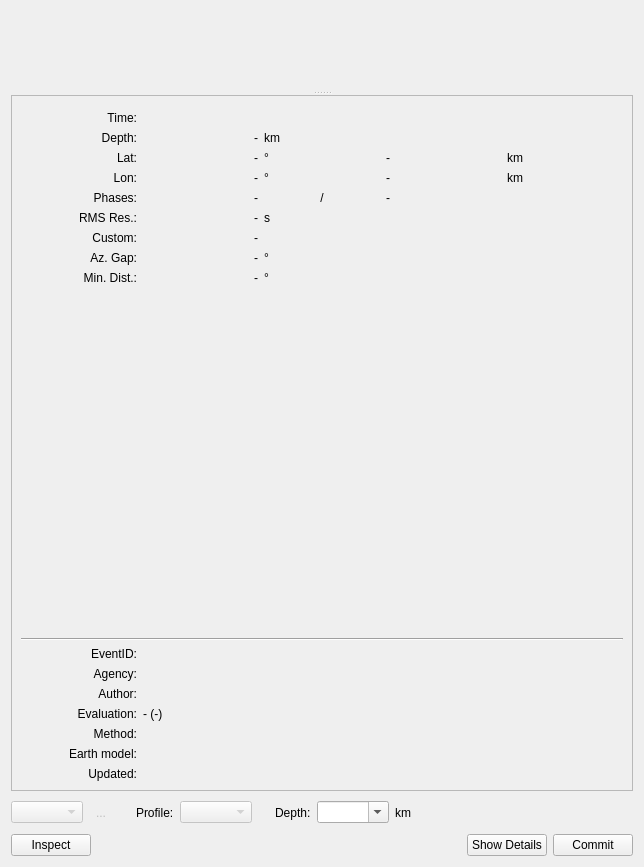
<?xml version="1.0" encoding="UTF-8"?>
<ui version="4.0">
 <class>Associator</class>
 <widget class="QWidget" name="Associator">
  <property name="geometry">
   <rect>
    <x>0</x>
    <y>0</y>
    <width>644</width>
    <height>867</height>
   </rect>
  </property>
  <property name="windowTitle">
   <string>Manual Associator</string>
  </property>
  <layout class="QVBoxLayout" name="verticalLayout_2">
   <item>
    <widget class="Seiscomp::Applications::TraceView::StatusLabel" name="labelMessage">
     <property name="text">
      <string/>
     </property>
     <property name="wordWrap">
      <bool>true</bool>
     </property>
    </widget>
   </item>
   <item>
    <widget class="QSplitter" name="splitter">
     <property name="orientation">
      <enum>Qt::Vertical</enum>
     </property>
     <widget class="QFrame" name="framePicks">
      <property name="sizePolicy">
       <sizepolicy hsizetype="Preferred" vsizetype="Preferred">
        <horstretch>0</horstretch>
        <verstretch>0</verstretch>
       </sizepolicy>
      </property>
      <property name="frameShape">
       <enum>QFrame::NoFrame</enum>
      </property>
      <property name="frameShadow">
       <enum>QFrame::Sunken</enum>
      </property>
     </widget>
     <widget class="QFrame" name="frame">
      <property name="sizePolicy">
       <sizepolicy hsizetype="Preferred" vsizetype="Preferred">
        <horstretch>0</horstretch>
        <verstretch>0</verstretch>
       </sizepolicy>
      </property>
      <property name="frameShape">
       <enum>QFrame::StyledPanel</enum>
      </property>
      <property name="frameShadow">
       <enum>QFrame::Raised</enum>
      </property>
      <layout class="QVBoxLayout" name="verticalLayout">
       <property name="margin">
        <number>0</number>
       </property>
       <item>
        <widget class="QFrame" name="frameMap">
         <property name="frameShape">
          <enum>QFrame::NoFrame</enum>
         </property>
         <property name="frameShadow">
          <enum>QFrame::Sunken</enum>
         </property>
        </widget>
       </item>
       <item>
        <widget class="QFrame" name="frameOriginInfo">
         <property name="sizePolicy">
          <sizepolicy hsizetype="Preferred" vsizetype="Preferred">
           <horstretch>0</horstretch>
           <verstretch>0</verstretch>
          </sizepolicy>
         </property>
         <property name="frameShape">
          <enum>QFrame::NoFrame</enum>
         </property>
         <property name="frameShadow">
          <enum>QFrame::Sunken</enum>
         </property>
         <layout class="QGridLayout" name="_2">
          <property name="margin">
           <number>9</number>
          </property>
          <property name="spacing">
           <number>6</number>
          </property>
          <item row="7" column="0">
           <widget class="QLabel" name="label_7">
            <property name="text">
             <string> Az. Gap:</string>
            </property>
            <property name="alignment">
             <set>Qt::AlignRight|Qt::AlignTrailing|Qt::AlignVCenter</set>
            </property>
           </widget>
          </item>
          <item row="17" column="1" colspan="4">
           <widget class="QLabel" name="labelModified">
            <property name="text">
             <string/>
            </property>
           </widget>
          </item>
          <item row="6" column="1">
           <widget class="QLabel" name="labelComment">
            <property name="text">
             <string>-</string>
            </property>
            <property name="alignment">
             <set>Qt::AlignRight|Qt::AlignTrailing|Qt::AlignVCenter</set>
            </property>
           </widget>
          </item>
          <item row="5" column="2">
           <widget class="QLabel" name="labelStdErrorUnit">
            <property name="text">
             <string>s</string>
            </property>
           </widget>
          </item>
          <item row="3" column="2">
           <widget class="QLabel" name="labelLongitudeUnit">
            <property name="text">
             <string>°</string>
            </property>
           </widget>
          </item>
          <item row="5" column="1">
           <widget class="QLabel" name="labelStdError">
            <property name="text">
             <string>-</string>
            </property>
            <property name="alignment">
             <set>Qt::AlignRight|Qt::AlignTrailing|Qt::AlignVCenter</set>
            </property>
           </widget>
          </item>
          <item row="15" column="1" colspan="4">
           <widget class="QLabel" name="labelMethod">
            <property name="sizePolicy">
             <sizepolicy hsizetype="Ignored" vsizetype="Preferred">
              <horstretch>0</horstretch>
              <verstretch>0</verstretch>
             </sizepolicy>
            </property>
            <property name="text">
             <string/>
            </property>
           </widget>
          </item>
          <item row="11" column="1" colspan="4">
           <widget class="QLabel" name="labelEventID">
            <property name="sizePolicy">
             <sizepolicy hsizetype="Ignored" vsizetype="Preferred">
              <horstretch>0</horstretch>
              <verstretch>0</verstretch>
             </sizepolicy>
            </property>
            <property name="text">
             <string/>
            </property>
           </widget>
          </item>
          <item row="3" column="1">
           <widget class="QLabel" name="labelLongitude">
            <property name="text">
             <string>-</string>
            </property>
            <property name="alignment">
             <set>Qt::AlignRight|Qt::AlignTrailing|Qt::AlignVCenter</set>
            </property>
           </widget>
          </item>
          <item row="13" column="0">
           <widget class="QLabel" name="lbUser">
            <property name="text">
             <string>Author:</string>
            </property>
            <property name="alignment">
             <set>Qt::AlignRight|Qt::AlignTrailing|Qt::AlignVCenter</set>
            </property>
           </widget>
          </item>
          <item row="8" column="1">
           <widget class="QLabel" name="labelMinDist">
            <property name="text">
             <string>-</string>
            </property>
            <property name="alignment">
             <set>Qt::AlignRight|Qt::AlignTrailing|Qt::AlignVCenter</set>
            </property>
           </widget>
          </item>
          <item row="1" column="1">
           <widget class="QLabel" name="labelDepth">
            <property name="text">
             <string>-</string>
            </property>
            <property name="alignment">
             <set>Qt::AlignRight|Qt::AlignTrailing|Qt::AlignVCenter</set>
            </property>
           </widget>
          </item>
          <item row="1" column="2">
           <widget class="QLabel" name="labelDepthUnit">
            <property name="text">
             <string>km</string>
            </property>
           </widget>
          </item>
          <item row="2" column="1">
           <widget class="QLabel" name="labelLatitude">
            <property name="text">
             <string>-</string>
            </property>
            <property name="alignment">
             <set>Qt::AlignRight|Qt::AlignTrailing|Qt::AlignVCenter</set>
            </property>
           </widget>
          </item>
          <item row="3" column="4">
           <widget class="QLabel" name="labelLongitudeErrorUnit">
            <property name="text">
             <string>km</string>
            </property>
           </widget>
          </item>
          <item row="0" column="0">
           <widget class="QLabel" name="label_15">
            <property name="text">
             <string>Time:</string>
            </property>
            <property name="alignment">
             <set>Qt::AlignRight|Qt::AlignTrailing|Qt::AlignVCenter</set>
            </property>
           </widget>
          </item>
          <item row="2" column="2">
           <widget class="QLabel" name="labelLatitudeUnit">
            <property name="text">
             <string>°</string>
            </property>
           </widget>
          </item>
          <item row="0" column="1" colspan="4">
           <widget class="QLabel" name="labelTime">
            <property name="text">
             <string/>
            </property>
            <property name="alignment">
             <set>Qt::AlignLeading|Qt::AlignLeft|Qt::AlignVCenter</set>
            </property>
           </widget>
          </item>
          <item row="1" column="0">
           <widget class="QLabel" name="label_12">
            <property name="text">
             <string>Depth:</string>
            </property>
            <property name="alignment">
             <set>Qt::AlignRight|Qt::AlignTrailing|Qt::AlignVCenter</set>
            </property>
           </widget>
          </item>
          <item row="2" column="4">
           <widget class="QLabel" name="labelLatitudeErrorUnit">
            <property name="text">
             <string>km</string>
            </property>
           </widget>
          </item>
          <item row="3" column="0">
           <widget class="QLabel" name="label_11">
            <property name="text">
             <string>Lon:</string>
            </property>
            <property name="alignment">
             <set>Qt::AlignRight|Qt::AlignTrailing|Qt::AlignVCenter</set>
            </property>
           </widget>
          </item>
          <item row="1" column="4">
           <widget class="QLabel" name="labelDepthErrorUnit">
            <property name="text">
             <string/>
            </property>
           </widget>
          </item>
          <item row="3" column="3">
           <widget class="QLabel" name="labelLongitudeError">
            <property name="text">
             <string>-</string>
            </property>
            <property name="alignment">
             <set>Qt::AlignLeading|Qt::AlignLeft|Qt::AlignVCenter</set>
            </property>
           </widget>
          </item>
          <item row="7" column="1">
           <widget class="QLabel" name="labelAzimuthGap">
            <property name="text">
             <string>-</string>
            </property>
            <property name="alignment">
             <set>Qt::AlignRight|Qt::AlignTrailing|Qt::AlignVCenter</set>
            </property>
           </widget>
          </item>
          <item row="1" column="3">
           <widget class="QLabel" name="labelDepthError">
            <property name="text">
             <string/>
            </property>
            <property name="alignment">
             <set>Qt::AlignLeading|Qt::AlignLeft|Qt::AlignVCenter</set>
            </property>
           </widget>
          </item>
          <item row="4" column="0">
           <widget class="QLabel" name="label_8">
            <property name="text">
             <string>Phases:</string>
            </property>
            <property name="alignment">
             <set>Qt::AlignRight|Qt::AlignTrailing|Qt::AlignVCenter</set>
            </property>
           </widget>
          </item>
          <item row="10" column="0" colspan="5">
           <widget class="QFrame" name="frameInfoSeparator">
            <property name="frameShape">
             <enum>QFrame::HLine</enum>
            </property>
            <property name="frameShadow">
             <enum>QFrame::Sunken</enum>
            </property>
           </widget>
          </item>
          <item row="4" column="2">
           <widget class="QLabel" name="labelNumPhasesUnit">
            <property name="text">
             <string>/</string>
            </property>
            <property name="alignment">
             <set>Qt::AlignCenter</set>
            </property>
           </widget>
          </item>
          <item row="8" column="0">
           <widget class="QLabel" name="label_9">
            <property name="text">
             <string>Min. Dist.:</string>
            </property>
            <property name="alignment">
             <set>Qt::AlignRight|Qt::AlignTrailing|Qt::AlignVCenter</set>
            </property>
           </widget>
          </item>
          <item row="5" column="0">
           <widget class="QLabel" name="label_13">
            <property name="text">
             <string>RMS Res.:</string>
            </property>
            <property name="alignment">
             <set>Qt::AlignRight|Qt::AlignTrailing|Qt::AlignVCenter</set>
            </property>
           </widget>
          </item>
          <item row="12" column="0">
           <widget class="QLabel" name="lbAgencyID">
            <property name="text">
             <string>Agency:</string>
            </property>
            <property name="alignment">
             <set>Qt::AlignRight|Qt::AlignTrailing|Qt::AlignVCenter</set>
            </property>
           </widget>
          </item>
          <item row="2" column="0">
           <widget class="QLabel" name="label_10">
            <property name="text">
             <string>Lat:</string>
            </property>
            <property name="alignment">
             <set>Qt::AlignRight|Qt::AlignTrailing|Qt::AlignVCenter</set>
            </property>
           </widget>
          </item>
          <item row="7" column="2">
           <widget class="QLabel" name="labelAzimuthGapUnit">
            <property name="text">
             <string>°</string>
            </property>
           </widget>
          </item>
          <item row="15" column="0">
           <widget class="QLabel" name="lbMethod">
            <property name="text">
             <string>Method:</string>
            </property>
            <property name="alignment">
             <set>Qt::AlignRight|Qt::AlignTrailing|Qt::AlignVCenter</set>
            </property>
           </widget>
          </item>
          <item row="14" column="0">
           <widget class="QLabel" name="lbEvaluation">
            <property name="text">
             <string>Evaluation:</string>
            </property>
            <property name="alignment">
             <set>Qt::AlignRight|Qt::AlignTrailing|Qt::AlignVCenter</set>
            </property>
           </widget>
          </item>
          <item row="13" column="1" colspan="4">
           <widget class="QLabel" name="labelUser">
            <property name="sizePolicy">
             <sizepolicy hsizetype="Ignored" vsizetype="Preferred">
              <horstretch>0</horstretch>
              <verstretch>0</verstretch>
             </sizepolicy>
            </property>
            <property name="text">
             <string/>
            </property>
           </widget>
          </item>
          <item row="11" column="0">
           <widget class="QLabel" name="lbEventID">
            <property name="text">
             <string>EventID:</string>
            </property>
            <property name="alignment">
             <set>Qt::AlignRight|Qt::AlignTrailing|Qt::AlignVCenter</set>
            </property>
           </widget>
          </item>
          <item row="14" column="1" colspan="4">
           <widget class="QLabel" name="labelEvaluation">
            <property name="text">
             <string>- (-)</string>
            </property>
           </widget>
          </item>
          <item row="6" column="0">
           <widget class="QLabel" name="lbComment">
            <property name="text">
             <string>Custom:</string>
            </property>
            <property name="alignment">
             <set>Qt::AlignRight|Qt::AlignTrailing|Qt::AlignVCenter</set>
            </property>
           </widget>
          </item>
          <item row="4" column="3">
           <widget class="QLabel" name="labelNumPhasesError">
            <property name="text">
             <string>-</string>
            </property>
            <property name="alignment">
             <set>Qt::AlignLeading|Qt::AlignLeft|Qt::AlignVCenter</set>
            </property>
           </widget>
          </item>
          <item row="8" column="2">
           <widget class="QLabel" name="labelMinDistUnit">
            <property name="text">
             <string>°</string>
            </property>
           </widget>
          </item>
          <item row="17" column="0">
           <widget class="QLabel" name="label_16">
            <property name="text">
             <string>Updated:</string>
            </property>
            <property name="alignment">
             <set>Qt::AlignRight|Qt::AlignTrailing|Qt::AlignVCenter</set>
            </property>
           </widget>
          </item>
          <item row="9" column="0" colspan="5">
           <spacer>
            <property name="orientation">
             <enum>Qt::Vertical</enum>
            </property>
            <property name="sizeHint" stdset="0">
             <size>
              <width>201</width>
              <height>0</height>
             </size>
            </property>
           </spacer>
          </item>
          <item row="16" column="0">
           <widget class="QLabel" name="lbEarthModel">
            <property name="text">
             <string>Earth model:</string>
            </property>
            <property name="alignment">
             <set>Qt::AlignRight|Qt::AlignTrailing|Qt::AlignVCenter</set>
            </property>
           </widget>
          </item>
          <item row="2" column="3">
           <widget class="QLabel" name="labelLatitudeError">
            <property name="text">
             <string>-</string>
            </property>
            <property name="alignment">
             <set>Qt::AlignLeading|Qt::AlignLeft|Qt::AlignVCenter</set>
            </property>
           </widget>
          </item>
          <item row="4" column="1">
           <widget class="QLabel" name="labelNumPhases">
            <property name="text">
             <string>-</string>
            </property>
            <property name="alignment">
             <set>Qt::AlignRight|Qt::AlignTrailing|Qt::AlignVCenter</set>
            </property>
           </widget>
          </item>
          <item row="12" column="1" colspan="4">
           <widget class="QLabel" name="labelAgency">
            <property name="sizePolicy">
             <sizepolicy hsizetype="Ignored" vsizetype="Preferred">
              <horstretch>0</horstretch>
              <verstretch>0</verstretch>
             </sizepolicy>
            </property>
            <property name="text">
             <string/>
            </property>
           </widget>
          </item>
          <item row="16" column="1" colspan="4">
           <widget class="QLabel" name="labelEarthModel">
            <property name="sizePolicy">
             <sizepolicy hsizetype="Ignored" vsizetype="Preferred">
              <horstretch>0</horstretch>
              <verstretch>0</verstretch>
             </sizepolicy>
            </property>
            <property name="text">
             <string/>
            </property>
           </widget>
          </item>
         </layout>
        </widget>
       </item>
      </layout>
     </widget>
    </widget>
   </item>
   <item>
    <layout class="QHBoxLayout" name="horizontalLayout_2">
     <item>
      <widget class="QComboBox" name="cbLocator">
       <property name="enabled">
        <bool>false</bool>
       </property>
      </widget>
     </item>
     <item>
      <widget class="QToolButton" name="btnLocatorSettings">
       <property name="enabled">
        <bool>false</bool>
       </property>
       <property name="toolTip">
        <string>Change locator settings</string>
       </property>
       <property name="text">
        <string>...</string>
       </property>
       <property name="icon">
        <iconset resource="../../../../common/libs/seiscomp/gui/datamodel/icons.qrc">
         <normaloff>:/icons/icons/configure.png</normaloff>:/icons/icons/configure.png</iconset>
       </property>
       <property name="autoRaise">
        <bool>true</bool>
       </property>
      </widget>
     </item>
     <item>
      <spacer name="spacer">
       <property name="orientation">
        <enum>Qt::Horizontal</enum>
       </property>
       <property name="sizeType">
        <enum>QSizePolicy::Fixed</enum>
       </property>
       <property name="sizeHint" stdset="0">
        <size>
         <width>17</width>
         <height>31</height>
        </size>
       </property>
      </spacer>
     </item>
     <item>
      <widget class="QLabel" name="label_2">
       <property name="sizePolicy">
        <sizepolicy hsizetype="Maximum" vsizetype="Preferred">
         <horstretch>0</horstretch>
         <verstretch>0</verstretch>
        </sizepolicy>
       </property>
       <property name="text">
        <string>Profile:</string>
       </property>
      </widget>
     </item>
     <item>
      <widget class="QComboBox" name="cbLocatorProfile">
       <property name="enabled">
        <bool>false</bool>
       </property>
       <property name="sizeAdjustPolicy">
        <enum>QComboBox::AdjustToContents</enum>
       </property>
      </widget>
     </item>
     <item>
      <spacer name="spacer_2">
       <property name="orientation">
        <enum>Qt::Horizontal</enum>
       </property>
       <property name="sizeType">
        <enum>QSizePolicy::Fixed</enum>
       </property>
       <property name="sizeHint" stdset="0">
        <size>
         <width>17</width>
         <height>31</height>
        </size>
       </property>
      </spacer>
     </item>
     <item>
      <widget class="QLabel" name="label">
       <property name="text">
        <string>Depth:</string>
       </property>
      </widget>
     </item>
     <item>
      <widget class="QComboBox" name="cbDepth">
       <property name="editable">
        <bool>true</bool>
       </property>
      </widget>
     </item>
     <item>
      <widget class="QLabel" name="label_3">
       <property name="text">
        <string>km</string>
       </property>
      </widget>
     </item>
     <item>
      <spacer name="horizontalSpacer">
       <property name="orientation">
        <enum>Qt::Horizontal</enum>
       </property>
       <property name="sizeHint" stdset="0">
        <size>
         <width>40</width>
         <height>20</height>
        </size>
       </property>
      </spacer>
     </item>
    </layout>
   </item>
   <item>
    <layout class="QHBoxLayout" name="horizontalLayout">
     <item>
      <widget class="QPushButton" name="btnInspect">
       <property name="text">
        <string>Inspect</string>
       </property>
      </widget>
     </item>
     <item>
      <spacer name="horizontalSpacer_2">
       <property name="orientation">
        <enum>Qt::Horizontal</enum>
       </property>
       <property name="sizeHint" stdset="0">
        <size>
         <width>40</width>
         <height>20</height>
        </size>
       </property>
      </spacer>
     </item>
     <item>
      <widget class="QPushButton" name="btnShowOrigin">
       <property name="toolTip">
        <string>Send origin to scolv, etc. for further inspection</string>
       </property>
       <property name="text">
        <string>Show Details</string>
       </property>
      </widget>
     </item>
     <item>
      <widget class="QPushButton" name="btnCommit">
       <property name="text">
        <string>Commit</string>
       </property>
      </widget>
     </item>
    </layout>
   </item>
  </layout>
  <zorder>splitter</zorder>
  <zorder>labelMessage</zorder>
 </widget>
 <customwidgets>
  <customwidget>
   <class>Seiscomp::Applications::TraceView::StatusLabel</class>
   <extends>QLabel</extends>
   <header>statuslabel.h</header>
  </customwidget>
 </customwidgets>
 <resources>
  <include location="../../../../common/libs/seiscomp/gui/datamodel/icons.qrc"/>
 </resources>
 <connections/>
</ui>
